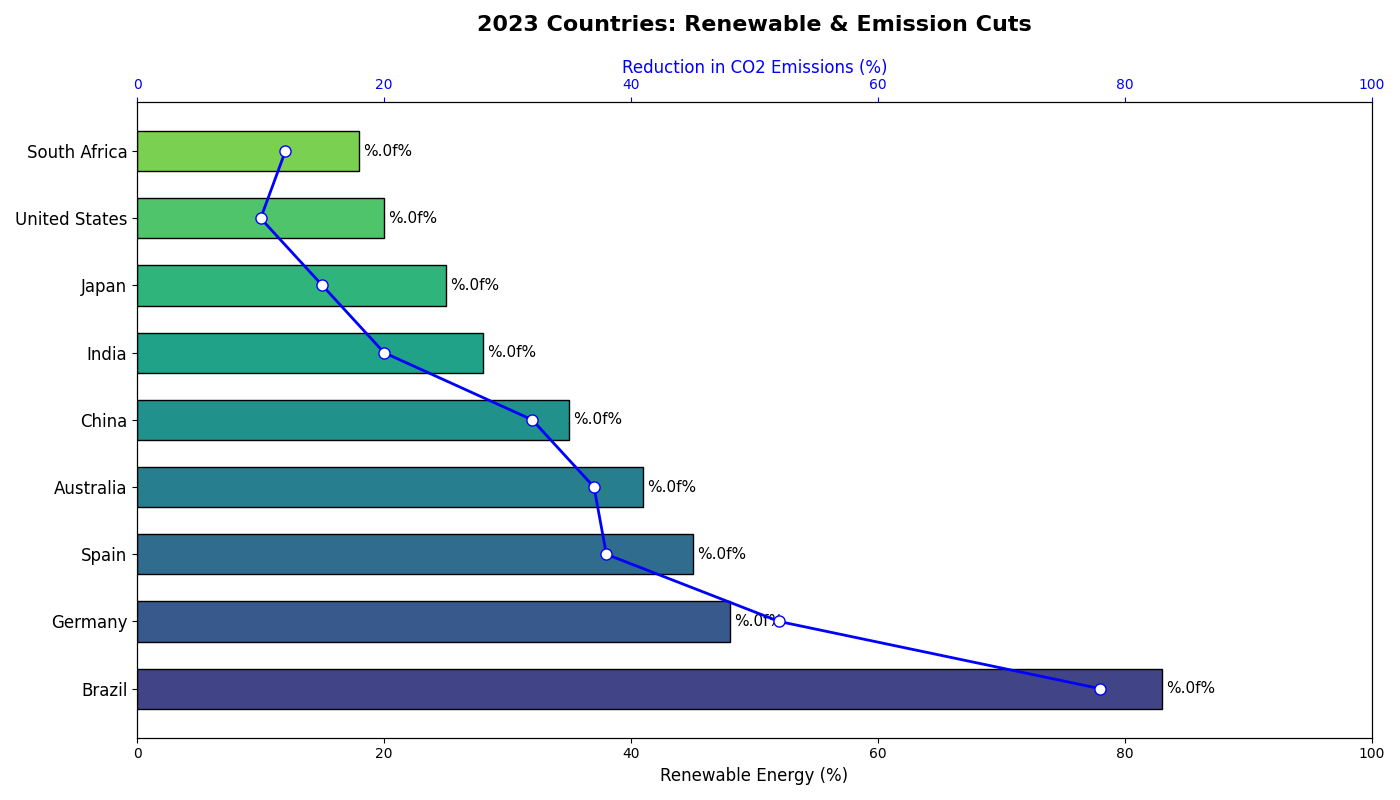

Write Python code to recreate this figure.
import matplotlib.pyplot as plt
import numpy as np

countries = ['Australia', 'Brazil', 'China', 'Germany', 'India', 'Japan', 'South Africa', 'Spain', 'United States']
renewable_percentages = [41, 83, 35, 48, 28, 25, 18, 45, 20]
co2_reduction = [37, 78, 32, 52, 20, 15, 12, 38, 10]

# Sorting the countries and data based on renewable_percentages in descending order
sorted_indices = np.argsort(renewable_percentages)[::-1]
countries = np.array(countries)[sorted_indices]
renewable_percentages = np.array(renewable_percentages)[sorted_indices]
co2_reduction = np.array(co2_reduction)[sorted_indices]

# Applying a new set of colors using 'viridis' colormap
colors = plt.cm.viridis(np.linspace(0.2, 0.8, len(countries)))

fig, ax1 = plt.subplots(figsize=(14, 8))

bars = ax1.barh(countries, renewable_percentages, color=colors, edgecolor='black', height=0.6)
ax1.set_xlabel('Renewable Energy (%)', fontsize=12)
ax1.set_xlim(0, 100)
ax1.set_yticks(np.arange(len(countries)))
ax1.set_yticklabels(countries, fontsize=12)
ax1.bar_label(bars, fmt='%.0f%', padding=3, fontsize=11)

ax2 = ax1.twiny()
ax2.plot(co2_reduction, countries, 'o-', color='blue', markerfacecolor='white', markersize=8, linewidth=2)
ax2.set_xlabel('Reduction in CO2 Emissions (%)', fontsize=12)
ax2.set_xlim(0, 100)
ax2.xaxis.label.set_color('blue')
ax2.tick_params(axis='x', colors='blue')

ax1.set_title('2023 Countries: Renewable & Emission Cuts', fontsize=16, fontweight='bold', pad=20)

plt.tight_layout()
plt.show()
